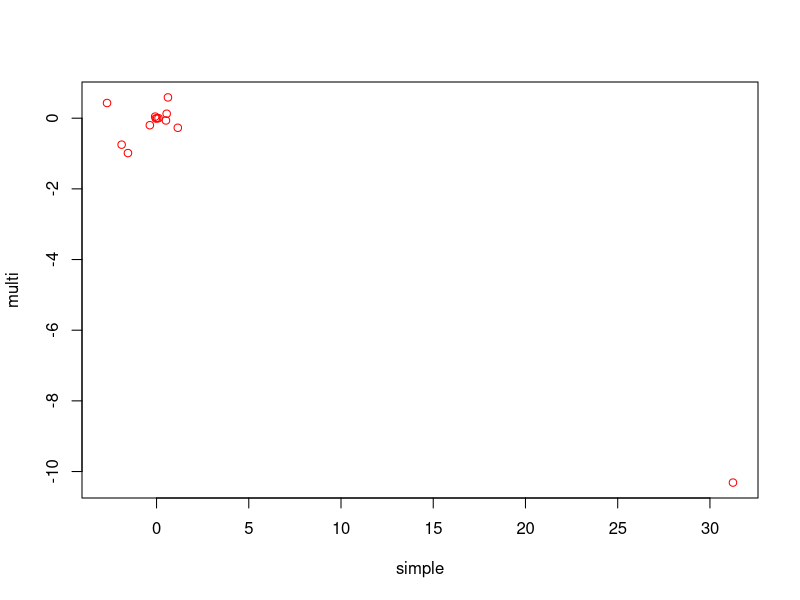

Write the R code that produced this figure. (Note: this script raises an error after producing the figure.)
# ============================================
# An Introduction to Statistical Learning
#           Chapter 3
#
# R-Code for Applied Exercises 15
#
# Author: Antonio Giannino
# ============================================ 
rm(list = ls());
#
# This problem involves the Boston data set, which we saw in the lab for this
# chapter. We will now try to predict per capita crime rate using the other 
# variables in this data set. In other words, per capita crime rate is the 
# response, and the other variables are the predictors.
library("MASS")
#
# (a) For each predictor, fit a simple linear regression model to predict the
# response. Describe your results. In which of the models is there a 
# statistically significant association between the predictor and the response?
# Create some plots to back up your assertions.
reg.zn <- lm(crim ~ zn, data = Boston)
reg.indus <- lm(crim ~ indus, data = Boston)
reg.chas <- lm(crim ~ chas, data = Boston)
reg.nox <- lm(crim ~ nox, data = Boston)
reg.rm <- lm(crim ~ rm, data = Boston)
reg.age <- lm(crim ~ age, data = Boston)
reg.dis <- lm(crim ~ dis, data = Boston)
reg.rad <- lm(crim ~ rad, data = Boston)
reg.tax <- lm(crim ~ tax, data = Boston)
reg.ptratio <- lm(crim ~ ptratio, data = Boston)
reg.black <- lm(crim ~ black, data = Boston)
reg.lstat <- lm(crim ~ lstat, data = Boston)
reg.medv <- lm(crim ~ medv, data = Boston)
#
summary(reg.zn)
summary(reg.indus)
summary(reg.chas)
summary(reg.nox)
summary(reg.rm)
summary(reg.age)
summary(reg.dis)
summary(reg.rad)
summary(reg.tax)
summary(reg.ptratio)
summary(reg.black)
summary(reg.lstat)
summary(reg.medv)
#
# (b) Fit a multiple regression model to predict the response using all of the 
# predictors. Describe your results. For which predictors can we reject the 
# null hypothesis H0 : βj = 0?
reg.tot <- lm(crim ~ ., data = Boston)
summary(reg.tot)
#
# (c) How do your results from (a) compare to your results from (b)? Create a 
# plot displaying the univariate regression coefficients from (a) on the 
# x-axis, and the multiple regression coefficients from (b) on the y-axis. That
# is, each predictor is displayed as a single point in the plot. Its 
# coefficient in a simple linear regression model is shown on the x-axis, and
# its coefficient estimate in the multiple linear regression model is shown on
# the y-axis.
simple <- vector("numeric",0)
simple <- c(simple, reg.zn$coefficient[2])
simple <- c(simple, reg.indus$coefficient[2])
simple <- c(simple, reg.chas$coefficient[2])
simple <- c(simple, reg.nox$coefficient[2])
simple <- c(simple, reg.rm$coefficient[2])
simple <- c(simple, reg.age$coefficient[2])
simple <- c(simple, reg.dis$coefficient[2])
simple <- c(simple, reg.rad$coefficient[2])
simple <- c(simple, reg.tax$coefficient[2])
simple <- c(simple, reg.ptratio$coefficient[2])
simple <- c(simple, reg.black$coefficient[2])
simple <- c(simple, reg.lstat$coefficient[2])
simple <- c(simple, reg.medv$coefficient[2])
multi <- vector("numeric", 0)
multi <- c(multi, reg.tot$coefficients)
multi <- multi[-1]
plot(simple, multi, col = "red")
# (d) Is there evidence of non-linear association between any of the predictors
# and the response? To answer this question, for each predictor X, fit a model 
# of the form Y = β0 +β1X +β2X2 +β3X3 + ε.
reg.p.zn <- lm(crim ~ poly(zn, 3))
reg.p.indus <- lm(crim ~ poly(indus, 3))
reg.p.chas <- lm(crim ~ poly(znchas, 3))
reg.p.nox <- lm(crim ~ poly(nox, 3))
reg.p.rm <- lm(crim ~ poly(rm, 3))
reg.p.age <- lm(crim ~ poly(age, 3))
reg.p.dis <- lm(crim ~ poly(dis, 3))
reg.p.rad <- lm(crim ~ poly(rad, 3))
reg.p.tax <- lm(crim ~ poly(tax, 3))
reg.p.ptratio <- lm(crim ~ poly(ptratio, 3))
reg.p.black <- lm(crim ~ poly(black, 3))
reg.p.lstat <- lm(crim ~ poly(lstat, 3))
reg.p.medv <- lm(crim ~ poly(zn, 3))

summary(reg.p.zn)
summary(reg.p.indus)
summary(reg.p.chas)
summary(reg.p.nox)
summary(reg.p.rm)
summary(reg.p.age)
summary(reg.p.dis)
summary(reg.p.rad)
summary(reg.p.tax)
summary(reg.p.ptratio)
summary(reg.p.black)
summary(reg.p.lstat)
summary(reg.p.medv)